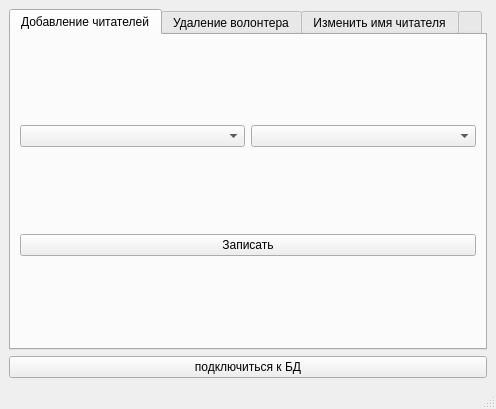
<?xml version="1.0" encoding="UTF-8"?>
<ui version="4.0">
 <class>MainWindow</class>
 <widget class="QMainWindow" name="MainWindow">
  <property name="geometry">
   <rect>
    <x>0</x>
    <y>0</y>
    <width>496</width>
    <height>409</height>
   </rect>
  </property>
  <property name="windowTitle">
   <string>MainWindow</string>
  </property>
  <widget class="QWidget" name="centralwidget">
   <layout class="QGridLayout" name="gridLayout">
    <item row="1" column="1">
     <widget class="QPushButton" name="BD">
      <property name="text">
       <string>подключиться к БД</string>
      </property>
     </widget>
    </item>
    <item row="0" column="1">
     <widget class="QTabWidget" name="vybor">
      <property name="currentIndex">
       <number>0</number>
      </property>
      <widget class="QWidget" name="bibleteka">
       <attribute name="title">
        <string>Добавление читателей</string>
       </attribute>
       <layout class="QGridLayout" name="gridLayout_2">
        <item row="0" column="0">
         <widget class="QComboBox" name="peopleBox"/>
        </item>
        <item row="1" column="0" colspan="2">
         <widget class="QPushButton" name="add">
          <property name="text">
           <string>Записать</string>
          </property>
         </widget>
        </item>
        <item row="0" column="1">
         <widget class="QComboBox" name="booksBox"/>
        </item>
       </layout>
      </widget>
      <widget class="QWidget" name="dropVolounter">
       <attribute name="title">
        <string>Удаление волонтера</string>
       </attribute>
       <layout class="QGridLayout" name="gridLayout_3">
        <item row="0" column="1">
         <widget class="QComboBox" name="volBox"/>
        </item>
        <item row="1" column="1">
         <widget class="QPushButton" name="drop">
          <property name="text">
           <string>Удалить</string>
          </property>
         </widget>
        </item>
       </layout>
      </widget>
      <widget class="QWidget" name="tab">
       <attribute name="title">
        <string>Изменить имя читателя</string>
       </attribute>
       <layout class="QGridLayout" name="gridLayout_5">
        <item row="0" column="0">
         <widget class="QComboBox" name="chitBox"/>
        </item>
        <item row="1" column="0">
         <widget class="QLineEdit" name="volunteerName"/>
        </item>
        <item row="2" column="0">
         <widget class="QPushButton" name="editName">
          <property name="text">
           <string>изменить</string>
          </property>
         </widget>
        </item>
       </layout>
      </widget>
      <widget class="QWidget" name="editEvent">
       <attribute name="title">
        <string/>
       </attribute>
       <layout class="QGridLayout" name="gridLayout_4">
        <item row="1" column="0">
         <widget class="QLineEdit" name="lineEdit"/>
        </item>
        <item row="3" column="0">
         <widget class="QDateTimeEdit" name="dateTimeEdit"/>
        </item>
        <item row="5" column="0">
         <widget class="QComboBox" name="eventBox"/>
        </item>
        <item row="7" column="0">
         <widget class="QTextEdit" name="textEdit"/>
        </item>
        <item row="8" column="0">
         <widget class="QPushButton" name="edit">
          <property name="text">
           <string>Изменить</string>
          </property>
         </widget>
        </item>
        <item row="0" column="0">
         <widget class="QLabel" name="label">
          <property name="text">
           <string>Название события</string>
          </property>
         </widget>
        </item>
        <item row="4" column="0">
         <widget class="QLabel" name="label_2">
          <property name="text">
           <string>Тип события</string>
          </property>
         </widget>
        </item>
        <item row="2" column="0">
         <widget class="QLabel" name="label_3">
          <property name="text">
           <string>Время события</string>
          </property>
         </widget>
        </item>
        <item row="6" column="0">
         <widget class="QLabel" name="label_4">
          <property name="text">
           <string>Описание события</string>
          </property>
         </widget>
        </item>
       </layout>
      </widget>
     </widget>
    </item>
   </layout>
  </widget>
  <widget class="QMenuBar" name="menubar">
   <property name="geometry">
    <rect>
     <x>0</x>
     <y>0</y>
     <width>496</width>
     <height>18</height>
    </rect>
   </property>
  </widget>
  <widget class="QStatusBar" name="statusbar"/>
 </widget>
 <resources/>
 <connections/>
</ui>
